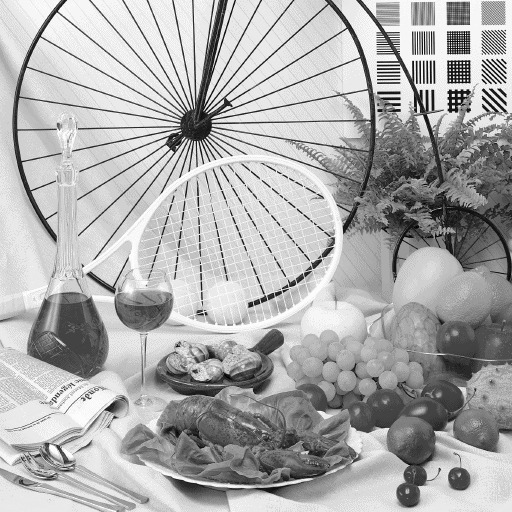
%> input picture ELEC4490 Sensors and Vision Systems/Assignment 4/Emmanuel_Mati_Assignment_4/Part 2/picture.gif, 512 x 512 px
$ octave mati1_Assignment_4_Part_2.m   (GNU Octave 9; MATLAB toolbox functions it lacks are replaced by stand-ins)
%> lines starting %> are read from the running program, lines starting %| are printed output that depends on the picture
%Emmanuel Mati
%Summer 2020
%Sensors and Vision Systems
%Assignment 4.2

%Clearing previous results
close all
clear all
clc

%%Part A

%Retreiving our image and displaying it
x = imread('picture.gif');
%> x is the input picture: size 512x512 uint8; min 0, max 252, mean 173.2
figure
imshow(x);
title('Original Image');

f = imnoise(x, 'gaussian');
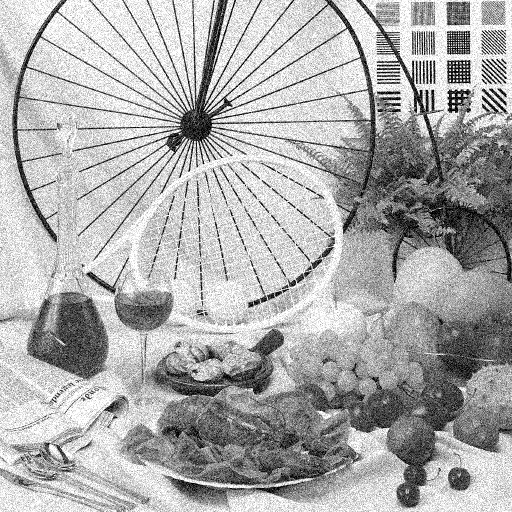
%> f: size 512x512 uint8; min 0, max 255, mean 172.1
f2 = imnoise(x, 'salt & pepper');
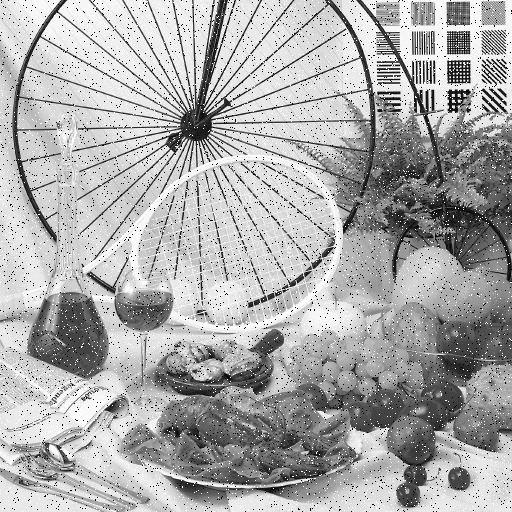
%> f2: size 512x512 uint8; min 0, max 255, mean 170.9

figure
imshow(f)
title('Noisy image using gaussian noises')
figure
imshow(f2)
title('Noisy image using salt and pepper noises')

%%Part B filtering

%Mean Filter
filter = fspecial('average', [3 3]);
filteredimage = imfilter(f, filter);
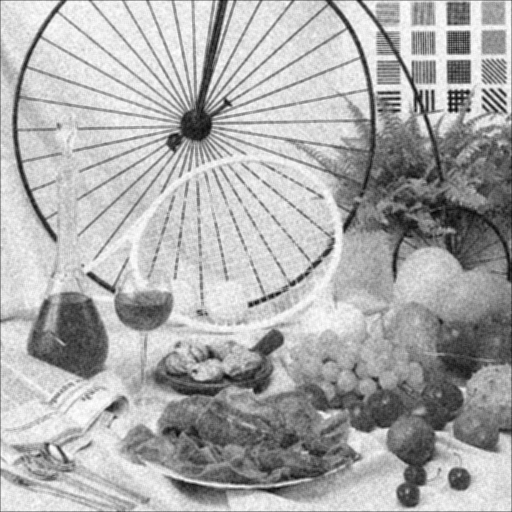
%> filteredimage: size 512x512 uint8; min 5, max 255, mean 171.5
figure
imshow(filteredimage)
title('Gaussian noise filtered using fspecial-mean with a mask of [3 3]')

%Median Filter
filteredimage = medfilt2(f2,[3,3]);
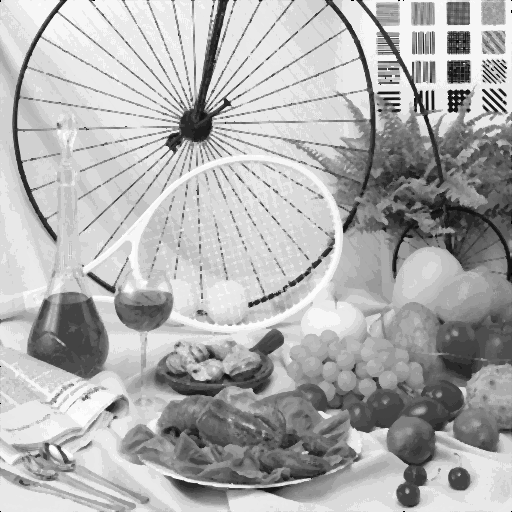
%> filteredimage: size 512x512 uint8; min 0, max 252, mean 174.6
figure
imshow(filteredimage)
title('Gaussian noise filtered using median with a mask of [3 3]')

%Gaussian Filter
filter = fspecial('gaussian', [3 3]);
filteredimage = imfilter(f, filter);
figure
imshow(filteredimage)
title('Gaussian noise filtered using fspecial-gaussian with a mask of [3 3]')

%Salt And Pepper
%Mean Filter
filter = fspecial('average', [3 3]);
filteredimage = imfilter(f2, filter);
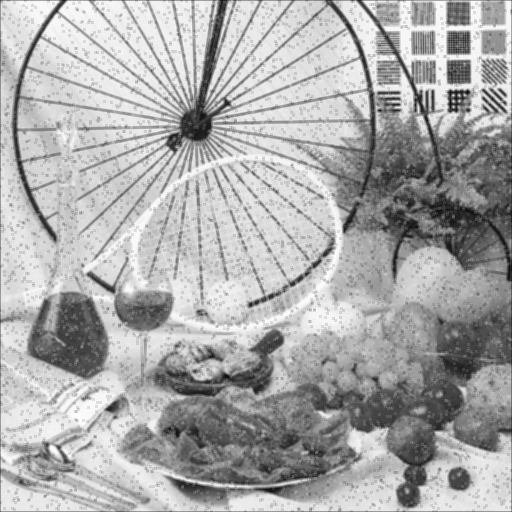
%> filteredimage: size 512x512 uint8; min 12, max 253, mean 170.4
figure
imshow(filteredimage)
title('Salt & Pepper noise filtered using fspecial-mean with a mask of [3 3]')

%Median Filter
filteredimage = medfilt2(f2,[3,3]);
figure
imshow(filteredimage)
title('Salt & Pepper noise filtered using median with a mask of [3 3]')

%Gaussian Filter
filter = fspecial('gaussian', [3 3]);
filteredimage = imfilter(f2, filter);
figure
imshow(filteredimage)
title('Salt & Pepper noise filtered using fspecial-gaussian with a mask of [3 3]')

%%Part C

%Creating our avearging filter for a mask of 3x3
avgmask1 = 1/4 *[ 0 1 0; 1 0 1; 0 1 0];
avgmask2 = 1/32 *[ 1 13 1; 3 16 3; 1 3 1];

filteredimage = imfilter(f, avgmask1); %Filtering a Gaussian image with averaging mask
figure
imshow(filteredimage)
title('Part C, filtering an image using averaging 3x3 mask of: 1/4 *[ 0 1 0; 1 0 1; 0 1 0] ')

filteredimage = imfilter(f, avgmask2); %Filtering a Gaussian image with averaging mask
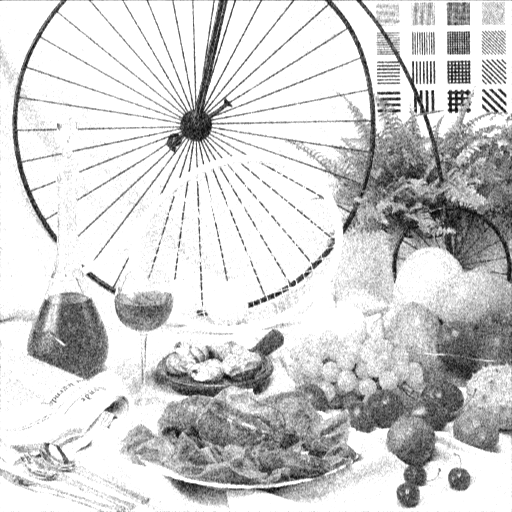
%> filteredimage: size 512x512 uint8; min 6, max 255, mean 207.9
figure
imshow(filteredimage)
title('Part C, filtering an image using averaging 3x3 mask of: 1/32 *[ 1 13 1; 3 16 3; 1 3 1]')

%% Part D


%Gaussian Filter 3x3
filter = fspecial('gaussian', [3 3]);
disp('Gaussian filter time for 3x3:');
tic
filteredimage1 = imfilter(f, filter);
toc

%Gaussian Filter 5x5
filter = fspecial('gaussian', [9 9]);
disp('Gaussian filter time for 9x9:');
tic
filteredimage2 = imfilter(f, filter);
toc

%Gaussian Filter 5x5
filter = fspecial('gaussian', [13 13]);
disp('Gaussian filter time for 13x13:');
tic
filteredimage3 = imfilter(f, filter);
toc
